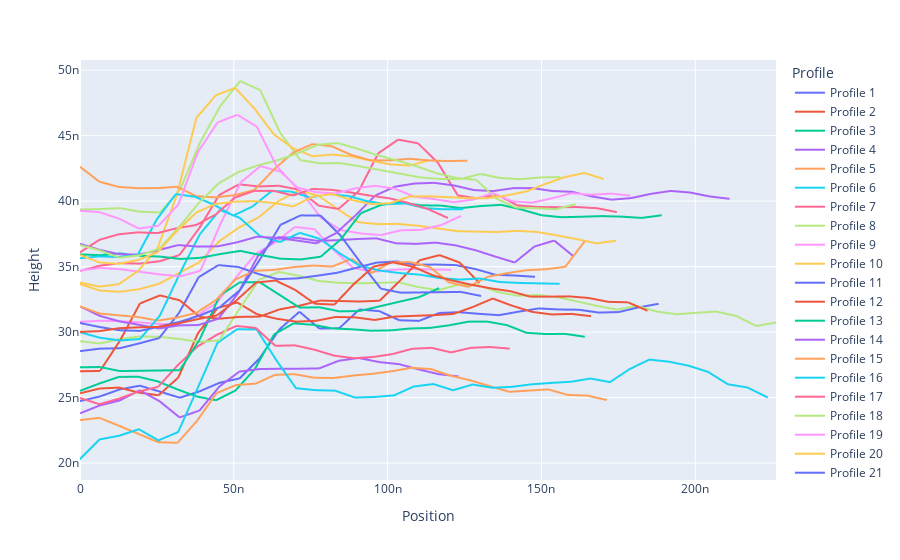

The code cell stored with this chart in its notebook:
### Code cell
data = afm.import_data(r"C:\Users\poeda\OneDrive\Documents\Luo Group\AFM Images\CrsBr MTJ Project\CrSBr MTJ #3 Post.004 average steps.csv")
fig, df = afm.plotly_graph(data)
fig.show()

### Figure 1 — Plotly figure (JSON) as saved in the notebook; plotly's stock layout.template omitted (floating-point values rounded to 4 significant figures)
{"data": [{"hovertemplate": "Profile=Profile 1<br>Position=%{x}<br>Height=%{y}<extra></extra>", "legendgroup": "Profile 1", "line": {"color": "#636efa", "dash": "solid"}, "marker": {"symbol": "circle"}, "mode": "lines", "name": "Profile 1", "showlegend": true, "type": "scattergl", "x": [0.0, 6.485e-09, 1.297e-08, 1.945e-08, 2.594e-08, 3.242e-08, 3.891e-08, 4.539e-08, 5.188e-08, 5.836e-08, 6.485e-08, 7.133e-08, 7.782e-08, 8.43e-08, 9.079e-08, 9.727e-08, 1.038e-07, 1.102e-07, 1.167e-07, 1.232e-07, 1.297e-07, 1.362e-07, 1.427e-07, 1.492e-07, 1.556e-07, 1.621e-07, 1.686e-07, 1.751e-07, 1.816e-07, 1.881e-07, NaN, NaN, NaN, NaN, NaN, NaN], "xaxis": "x", "y": [2.473e-08, 2.509e-08, 2.563e-08, 2.591e-08, 2.546e-08, 2.499e-08, 2.548e-08, 2.614e-08, 2.647e-08, 2.8e-08, 3.022e-08, 3.156e-08, 3.027e-08, 3.03e-08, 3.173e-08, 3.16e-08, 3.091e-08, 3.086e-08, 3.146e-08, 3.152e-08, 3.14e-08, 3.129e-08, 3.157e-08, 3.181e-08, 3.173e-08, 3.171e-08, 3.149e-08, 3.153e-08, 3.189e-08, 3.216e-08, NaN, NaN, NaN, NaN, NaN, NaN], "yaxis": "y"}, {"hovertemplate": "Profile=Profile 2<br>Position=%{x}<br>Height=%{y}<extra></extra>", "legendgroup": "Profile 2", "line": {"color": "#EF553B", "dash": "solid"}, "marker": {"symbol": "circle"}, "mode": "lines", "name": "Profile 2", "showlegend": true, "type": "scattergl", "x": [0.0, 6.388e-09, 1.278e-08, 1.916e-08, 2.555e-08, 3.194e-08, 3.833e-08, 4.472e-08, 5.111e-08, 5.749e-08, 6.388e-08, 7.027e-08, 7.666e-08, 8.305e-08, 8.944e-08, 9.582e-08, 1.022e-07, 1.086e-07, 1.15e-07, 1.214e-07, 1.278e-07, 1.342e-07, 1.405e-07, 1.469e-07, 1.533e-07, 1.597e-07, 1.661e-07, NaN, NaN, NaN, NaN, NaN, NaN, NaN, NaN, NaN], "xaxis": "x", "y": [2.533e-08, 2.57e-08, 2.577e-08, 2.538e-08, 2.518e-08, 2.653e-08, 2.991e-08, 3.184e-08, 3.226e-08, 3.137e-08, 3.102e-08, 3.08e-08, 3.086e-08, 3.115e-08, 3.113e-08, 3.093e-08, 3.119e-08, 3.124e-08, 3.13e-08, 3.139e-08, 3.192e-08, 3.257e-08, 3.201e-08, 3.155e-08, 3.135e-08, 3.139e-08, 3.122e-08, NaN, NaN, NaN, NaN, NaN, NaN, NaN, NaN, NaN], "yaxis": "y"}, {"hovertemplate": "Profile=Profile 3<br>Position=%{x}<br>Height=%{y}<extra></extra>", "legendgroup": "Profile 3", "line": {"color": "#00cc96", "dash": "solid"}, "marker": {"symbol": "circle"}, "mode": "lines", "name": "Profile 3", "showlegend": true, "type": "scattergl", "x": [0.0, 6.31e-09, 1.262e-08, 1.893e-08, 2.524e-08, 3.155e-08, 3.786e-08, 4.417e-08, 5.048e-08, 5.679e-08, 6.31e-08, 6.941e-08, 7.572e-08, 8.203e-08, 8.834e-08, 9.465e-08, 1.01e-07, 1.073e-07, 1.136e-07, 1.199e-07, 1.262e-07, 1.325e-07, 1.388e-07, 1.451e-07, 1.514e-07, 1.577e-07, 1.641e-07, NaN, NaN, NaN, NaN, NaN, NaN, NaN, NaN, NaN], "xaxis": "x", "y": [2.552e-08, 2.608e-08, 2.658e-08, 2.66e-08, 2.624e-08, 2.564e-08, 2.509e-08, 2.48e-08, 2.554e-08, 2.717e-08, 2.983e-08, 3.067e-08, 3.056e-08, 3.028e-08, 3.022e-08, 3.011e-08, 3.013e-08, 3.028e-08, 3.032e-08, 3.052e-08, 3.08e-08, 3.08e-08, 3.053e-08, 2.995e-08, 2.985e-08, 2.987e-08, 2.965e-08, NaN, NaN, NaN, NaN, NaN, NaN, NaN, NaN, NaN], "yaxis": "y"}, {"hovertemplate": "Profile=Profile 4<br>Position=%{x}<br>Height=%{y}<extra></extra>", "legendgroup": "Profile 4", "line": {"color": "#ab63fa", "dash": "solid"}, "marker": {"symbol": "circle"}, "mode": "lines", "name": "Profile 4", "showlegend": true, "type": "scattergl", "x": [0.0, 6.476e-09, 1.295e-08, 1.943e-08, 2.59e-08, 3.238e-08, 3.886e-08, 4.533e-08, 5.181e-08, 5.828e-08, 6.476e-08, 7.124e-08, 7.771e-08, 8.419e-08, 9.066e-08, 9.714e-08, 1.036e-07, 1.101e-07, 1.166e-07, 1.23e-07, NaN, NaN, NaN, NaN, NaN, NaN, NaN, NaN, NaN, NaN, NaN, NaN, NaN, NaN, NaN, NaN], "xaxis": "x", "y": [2.38e-08, 2.441e-08, 2.478e-08, 2.557e-08, 2.472e-08, 2.349e-08, 2.402e-08, 2.586e-08, 2.699e-08, 2.718e-08, 2.72e-08, 2.721e-08, 2.723e-08, 2.782e-08, 2.803e-08, 2.772e-08, 2.756e-08, 2.716e-08, 2.679e-08, 2.662e-08, NaN, NaN, NaN, NaN, NaN, NaN, NaN, NaN, NaN, NaN, NaN, NaN, NaN, NaN, NaN, NaN], "yaxis": "y"}, {"hovertemplate": "Profile=Profile 5<br>Position=%{x}<br>Height=%{y}<extra></extra>", "legendgroup": "Profile 5", "line": {"color": "#FFA15A", "dash": "solid"}, "marker": {"symbol": "circle"}, "mode": "lines", "name": "Profile 5", "showlegend": true, "type": "scattergl", "x": [0.0, 6.341e-09, 1.268e-08, 1.902e-08, 2.536e-08, 3.171e-08, 3.805e-08, 4.439e-08, 5.073e-08, 5.707e-08, 6.341e-08, 6.975e-08, 7.609e-08, 8.243e-08, 8.877e-08, 9.512e-08, 1.015e-07, 1.078e-07, 1.141e-07, 1.205e-07, 1.268e-07, 1.332e-07, 1.395e-07, 1.458e-07, 1.522e-07, 1.585e-07, 1.649e-07, 1.712e-07, NaN, NaN, NaN, NaN, NaN, NaN, NaN, NaN], "xaxis": "x", "y": [2.328e-08, 2.346e-08, 2.285e-08, 2.223e-08, 2.16e-08, 2.155e-08, 2.323e-08, 2.535e-08, 2.596e-08, 2.607e-08, 2.674e-08, 2.679e-08, 2.652e-08, 2.65e-08, 2.669e-08, 2.682e-08, 2.702e-08, 2.728e-08, 2.718e-08, 2.667e-08, 2.633e-08, 2.588e-08, 2.544e-08, 2.554e-08, 2.563e-08, 2.521e-08, 2.516e-08, 2.482e-08, NaN, NaN, NaN, NaN, NaN, NaN, NaN, NaN], "yaxis": "y"}, {"hovertemplate": "Profile=Profile 6<br>Position=%{x}<br>Height=%{y}<extra></extra>", "legendgroup": "Profile 6", "line": {"color": "#19d3f3", "dash": "solid"}, "marker": {"symbol": "circle"}, "mode": "lines", "name": "Profile 6", "showlegend": true, "type": "scattergl", "x": [0.0, 6.381e-09, 1.276e-08, 1.914e-08, 2.552e-08, 3.19e-08, 3.829e-08, 4.467e-08, 5.105e-08, 5.743e-08, 6.381e-08, 7.019e-08, 7.657e-08, 8.295e-08, 8.933e-08, 9.571e-08, 1.021e-07, 1.085e-07, 1.149e-07, 1.212e-07, 1.276e-07, 1.34e-07, 1.404e-07, 1.468e-07, 1.531e-07, 1.595e-07, 1.659e-07, 1.723e-07, 1.787e-07, 1.85e-07, 1.914e-07, 1.978e-07, 2.042e-07, 2.106e-07, 2.17e-07, 2.233e-07], "xaxis": "x", "y": [2.032e-08, 2.181e-08, 2.209e-08, 2.259e-08, 2.174e-08, 2.238e-08, 2.574e-08, 2.918e-08, 3.022e-08, 3.021e-08, 2.786e-08, 2.572e-08, 2.557e-08, 2.553e-08, 2.501e-08, 2.505e-08, 2.517e-08, 2.585e-08, 2.604e-08, 2.557e-08, 2.6e-08, 2.575e-08, 2.583e-08, 2.602e-08, 2.612e-08, 2.621e-08, 2.646e-08, 2.619e-08, 2.718e-08, 2.79e-08, 2.774e-08, 2.744e-08, 2.696e-08, 2.602e-08, 2.577e-08, 2.504e-08], "yaxis": "y"}, {"hovertemplate": "Profile=Profile 7<br>Position=%{x}<br>Height=%{y}<extra></extra>", "legendgroup": "Profile 7", "line": {"color": "#FF6692", "dash": "solid"}, "marker": {"symbol": "circle"}, "mode": "lines", "name": "Profile 7", "showlegend": true, "type": "scattergl", "x": [0.0, 6.35e-09, 1.27e-08, 1.905e-08, 2.54e-08, 3.175e-08, 3.81e-08, 4.445e-08, 5.08e-08, 5.715e-08, 6.35e-08, 6.985e-08, 7.619e-08, 8.254e-08, 8.889e-08, 9.524e-08, 1.016e-07, 1.079e-07, 1.143e-07, 1.206e-07, 1.27e-07, 1.333e-07, 1.397e-07, NaN, NaN, NaN, NaN, NaN, NaN, NaN, NaN, NaN, NaN, NaN, NaN, NaN], "xaxis": "x", "y": [2.497e-08, 2.45e-08, 2.493e-08, 2.546e-08, 2.583e-08, 2.747e-08, 2.889e-08, 2.979e-08, 3.047e-08, 3.032e-08, 2.895e-08, 2.899e-08, 2.866e-08, 2.821e-08, 2.801e-08, 2.81e-08, 2.833e-08, 2.873e-08, 2.88e-08, 2.845e-08, 2.88e-08, 2.887e-08, 2.874e-08, NaN, NaN, NaN, NaN, NaN, NaN, NaN, NaN, NaN, NaN, NaN, NaN, NaN], "yaxis": "y"}, {"hovertemplate": "Profile=Profile 8<br>Position=%{x}<br>Height=%{y}<extra></extra>", "legendgroup": "Profile 8", "line": {"color": "#B6E880", "dash": "solid"}, "marker": {"symbol": "circle"}, "mode": "lines", "name": "Profile 8", "showlegend": true, "type": "scattergl", "x": [0.0, 6.464e-09, 1.293e-08, 1.939e-08, 2.586e-08, 3.232e-08, 3.878e-08, 4.525e-08, 5.171e-08, 5.817e-08, 6.464e-08, 7.11e-08, 7.757e-08, 8.403e-08, 9.049e-08, 9.696e-08, 1.034e-07, 1.099e-07, 1.163e-07, 1.228e-07, 1.293e-07, 1.357e-07, 1.422e-07, 1.487e-07, 1.551e-07, 1.616e-07, 1.681e-07, 1.745e-07, 1.81e-07, 1.874e-07, 1.939e-07, 2.004e-07, 2.068e-07, 2.133e-07, 2.198e-07, 2.262e-07], "xaxis": "x", "y": [2.931e-08, 2.913e-08, 2.947e-08, 2.967e-08, 2.964e-08, 2.948e-08, 2.925e-08, 2.937e-08, 3.171e-08, 3.4e-08, 3.46e-08, 3.43e-08, 3.391e-08, 3.377e-08, 3.373e-08, 3.376e-08, 3.381e-08, 3.345e-08, 3.319e-08, 3.361e-08, 3.358e-08, 3.306e-08, 3.278e-08, 3.283e-08, 3.267e-08, 3.235e-08, 3.2e-08, 3.172e-08, 3.201e-08, 3.157e-08, 3.136e-08, 3.148e-08, 3.157e-08, 3.123e-08, 3.047e-08, 3.073e-08], "yaxis": "y"}, {"hovertemplate": "Profile=Profile 9<br>Position=%{x}<br>Height=%{y}<extra></extra>", "legendgroup": "Profile 9", "line": {"color": "#FF97FF", "dash": "solid"}, "marker": {"symbol": "circle"}, "mode": "lines", "name": "Profile 9", "showlegend": true, "type": "scattergl", "x": [0.0, 6.349e-09, 1.27e-08, 1.905e-08, 2.54e-08, 3.174e-08, 3.809e-08, 4.444e-08, 5.079e-08, 5.714e-08, 6.349e-08, 6.984e-08, 7.619e-08, 8.253e-08, 8.888e-08, 9.523e-08, 1.016e-07, 1.079e-07, 1.143e-07, 1.206e-07, NaN, NaN, NaN, NaN, NaN, NaN, NaN, NaN, NaN, NaN, NaN, NaN, NaN, NaN, NaN, NaN], "xaxis": "x", "y": [3.079e-08, 3.087e-08, 3.084e-08, 3.075e-08, 3.063e-08, 3.06e-08, 3.128e-08, 3.223e-08, 3.42e-08, 3.598e-08, 3.686e-08, 3.803e-08, 3.786e-08, 3.625e-08, 3.489e-08, 3.46e-08, 3.476e-08, 3.482e-08, 3.479e-08, 3.476e-08, NaN, NaN, NaN, NaN, NaN, NaN, NaN, NaN, NaN, NaN, NaN, NaN, NaN, NaN, NaN, NaN], "yaxis": "y"}, {"hovertemplate": "Profile=Profile 10<br>Position=%{x}<br>Height=%{y}<extra></extra>", "legendgroup": "Profile 10", "line": {"color": "#FECB52", "dash": "solid"}, "marker": {"symbol": "circle"}, "mode": "lines", "name": "Profile 10", "showlegend": true, "type": "scattergl", "x": [0.0, 6.454e-09, 1.291e-08, 1.936e-08, 2.582e-08, 3.227e-08, 3.872e-08, 4.518e-08, 5.163e-08, 5.808e-08, 6.454e-08, 7.099e-08, 7.745e-08, 8.39e-08, 9.035e-08, 9.681e-08, 1.033e-07, 1.097e-07, 1.162e-07, 1.226e-07, 1.291e-07, 1.355e-07, 1.42e-07, 1.484e-07, 1.549e-07, 1.613e-07, 1.678e-07, 1.743e-07, NaN, NaN, NaN, NaN, NaN, NaN, NaN, NaN], "xaxis": "x", "y": [3.367e-08, 3.317e-08, 3.308e-08, 3.328e-08, 3.37e-08, 3.452e-08, 3.532e-08, 3.692e-08, 3.798e-08, 3.876e-08, 4.001e-08, 4.081e-08, 4.043e-08, 3.936e-08, 3.839e-08, 3.825e-08, 3.826e-08, 3.813e-08, 3.792e-08, 3.771e-08, 3.767e-08, 3.764e-08, 3.773e-08, 3.765e-08, 3.739e-08, 3.711e-08, 3.678e-08, 3.698e-08, NaN, NaN, NaN, NaN, NaN, NaN, NaN, NaN], "yaxis": "y"}, {"hovertemplate": "Profile=Profile 11<br>Position=%{x}<br>Height=%{y}<extra></extra>", "legendgroup": "Profile 11", "line": {"color": "#636efa", "dash": "solid"}, "marker": {"symbol": "circle"}, "mode": "lines", "name": "Profile 11", "showlegend": true, "type": "scattergl", "x": [0.0, 6.43e-09, 1.286e-08, 1.929e-08, 2.572e-08, 3.215e-08, 3.858e-08, 4.501e-08, 5.144e-08, 5.787e-08, 6.43e-08, 7.073e-08, 7.715e-08, 8.358e-08, 9.001e-08, 9.644e-08, 1.029e-07, 1.093e-07, 1.157e-07, 1.222e-07, 1.286e-07, 1.35e-07, 1.415e-07, 1.479e-07, NaN, NaN, NaN, NaN, NaN, NaN, NaN, NaN, NaN, NaN, NaN, NaN], "xaxis": "x", "y": [2.855e-08, 2.874e-08, 2.877e-08, 2.914e-08, 2.954e-08, 3.145e-08, 3.42e-08, 3.512e-08, 3.497e-08, 3.445e-08, 3.404e-08, 3.411e-08, 3.431e-08, 3.453e-08, 3.492e-08, 3.531e-08, 3.54e-08, 3.514e-08, 3.516e-08, 3.512e-08, 3.481e-08, 3.438e-08, 3.432e-08, 3.422e-08, NaN, NaN, NaN, NaN, NaN, NaN, NaN, NaN, NaN, NaN, NaN, NaN], "yaxis": "y"}, {"hovertemplate": "Profile=Profile 12<br>Position=%{x}<br>Height=%{y}<extra></extra>", "legendgroup": "Profile 12", "line": {"color": "#EF553B", "dash": "solid"}, "marker": {"symbol": "circle"}, "mode": "lines", "name": "Profile 12", "showlegend": true, "type": "scattergl", "x": [0.0, 6.493e-09, 1.299e-08, 1.948e-08, 2.597e-08, 3.247e-08, 3.896e-08, 4.545e-08, 5.194e-08, 5.844e-08, 6.493e-08, 7.142e-08, 7.792e-08, 8.441e-08, 9.09e-08, 9.74e-08, 1.039e-07, 1.104e-07, 1.169e-07, 1.234e-07, 1.299e-07, NaN, NaN, NaN, NaN, NaN, NaN, NaN, NaN, NaN, NaN, NaN, NaN, NaN, NaN, NaN], "xaxis": "x", "y": [2.701e-08, 2.704e-08, 2.935e-08, 3.219e-08, 3.28e-08, 3.243e-08, 3.116e-08, 3.103e-08, 3.117e-08, 3.119e-08, 3.174e-08, 3.202e-08, 3.24e-08, 3.237e-08, 3.234e-08, 3.239e-08, 3.39e-08, 3.549e-08, 3.588e-08, 3.532e-08, 3.374e-08, NaN, NaN, NaN, NaN, NaN, NaN, NaN, NaN, NaN, NaN, NaN, NaN, NaN, NaN, NaN], "yaxis": "y"}, {"hovertemplate": "Profile=Profile 13<br>Position=%{x}<br>Height=%{y}<extra></extra>", "legendgroup": "Profile 13", "line": {"color": "#00cc96", "dash": "solid"}, "marker": {"symbol": "circle"}, "mode": "lines", "name": "Profile 13", "showlegend": true, "type": "scattergl", "x": [0.0, 6.485e-09, 1.297e-08, 1.945e-08, 2.594e-08, 3.242e-08, 3.891e-08, 4.539e-08, 5.188e-08, 5.836e-08, 6.485e-08, 7.133e-08, 7.782e-08, 8.43e-08, 9.079e-08, 9.727e-08, 1.038e-07, 1.102e-07, 1.167e-07, NaN, NaN, NaN, NaN, NaN, NaN, NaN, NaN, NaN, NaN, NaN, NaN, NaN, NaN, NaN, NaN, NaN], "xaxis": "x", "y": [2.731e-08, 2.734e-08, 2.703e-08, 2.705e-08, 2.707e-08, 2.71e-08, 2.944e-08, 3.278e-08, 3.38e-08, 3.382e-08, 3.285e-08, 3.187e-08, 3.19e-08, 3.159e-08, 3.161e-08, 3.196e-08, 3.232e-08, 3.267e-08, 3.336e-08, NaN, NaN, NaN, NaN, NaN, NaN, NaN, NaN, NaN, NaN, NaN, NaN, NaN, NaN, NaN, NaN, NaN], "yaxis": "y"}, {"hovertemplate": "Profile=Profile 14<br>Position=%{x}<br>Height=%{y}<extra></extra>", "legendgroup": "Profile 14", "line": {"color": "#ab63fa", "dash": "solid"}, "marker": {"symbol": "circle"}, "mode": "lines", "name": "Profile 14", "showlegend": true, "type": "scattergl", "x": [0.0, 6.422e-09, 1.284e-08, 1.927e-08, 2.569e-08, 3.211e-08, 3.853e-08, 4.496e-08, 5.138e-08, 5.78e-08, 6.422e-08, 7.065e-08, 7.707e-08, 8.349e-08, 8.991e-08, 9.634e-08, 1.028e-07, 1.092e-07, 1.156e-07, 1.22e-07, 1.284e-07, 1.349e-07, 1.413e-07, 1.477e-07, 1.541e-07, 1.606e-07, NaN, NaN, NaN, NaN, NaN, NaN, NaN, NaN, NaN, NaN], "xaxis": "x", "y": [3.197e-08, 3.124e-08, 3.082e-08, 3.055e-08, 3.028e-08, 3.051e-08, 3.054e-08, 3.102e-08, 3.296e-08, 3.58e-08, 3.725e-08, 3.719e-08, 3.697e-08, 3.702e-08, 3.711e-08, 3.716e-08, 3.678e-08, 3.674e-08, 3.683e-08, 3.663e-08, 3.626e-08, 3.578e-08, 3.531e-08, 3.653e-08, 3.699e-08, 3.576e-08, NaN, NaN, NaN, NaN, NaN, NaN, NaN, NaN, NaN, NaN], "yaxis": "y"}, {"hovertemplate": "Profile=Profile 15<br>Position=%{x}<br>Height=%{y}<extra></extra>", "legendgroup": "Profile 15", "line": {"color": "#FFA15A", "dash": "solid"}, "marker": {"symbol": "circle"}, "mode": "lines", "name": "Profile 15", "showlegend": true, "type": "scattergl", "x": [0.0, 6.31e-09, 1.262e-08, 1.893e-08, 2.524e-08, 3.155e-08, 3.786e-08, 4.417e-08, 5.048e-08, 5.679e-08, 6.31e-08, 6.941e-08, 7.572e-08, 8.203e-08, 8.834e-08, 9.465e-08, 1.01e-07, 1.073e-07, 1.136e-07, 1.199e-07, 1.262e-07, 1.325e-07, 1.388e-07, 1.451e-07, 1.514e-07, 1.577e-07, 1.641e-07, NaN, NaN, NaN, NaN, NaN, NaN, NaN, NaN, NaN], "xaxis": "x", "y": [3.197e-08, 3.142e-08, 3.128e-08, 3.115e-08, 3.088e-08, 3.111e-08, 3.147e-08, 3.244e-08, 3.401e-08, 3.468e-08, 3.475e-08, 3.496e-08, 3.508e-08, 3.501e-08, 3.56e-08, 3.449e-08, 3.533e-08, 3.535e-08, 3.499e-08, 3.38e-08, 3.345e-08, 3.422e-08, 3.45e-08, 3.473e-08, 3.48e-08, 3.499e-08, 3.694e-08, NaN, NaN, NaN, NaN, NaN, NaN, NaN, NaN, NaN], "yaxis": "y"}, {"hovertemplate": "Profile=Profile 16<br>Position=%{x}<br>Height=%{y}<extra></extra>", "legendgroup": "Profile 16", "line": {"color": "#19d3f3", "dash": "solid"}, "marker": {"symbol": "circle"}, "mode": "lines", "name": "Profile 16", "showlegend": true, "type": "scattergl", "x": [0.0, 6.496e-09, 1.299e-08, 1.949e-08, 2.598e-08, 3.248e-08, 3.898e-08, 4.547e-08, 5.197e-08, 5.847e-08, 6.496e-08, 7.146e-08, 7.795e-08, 8.445e-08, 9.095e-08, 9.744e-08, 1.039e-07, 1.104e-07, 1.169e-07, 1.234e-07, 1.299e-07, 1.364e-07, 1.429e-07, 1.494e-07, 1.559e-07, NaN, NaN, NaN, NaN, NaN, NaN, NaN, NaN, NaN, NaN, NaN], "xaxis": "x", "y": [2.999e-08, 2.957e-08, 2.937e-08, 2.947e-08, 3.127e-08, 3.449e-08, 3.748e-08, 3.932e-08, 3.871e-08, 3.735e-08, 3.688e-08, 3.758e-08, 3.712e-08, 3.601e-08, 3.507e-08, 3.47e-08, 3.451e-08, 3.439e-08, 3.413e-08, 3.401e-08, 3.409e-08, 3.383e-08, 3.375e-08, 3.372e-08, 3.369e-08, NaN, NaN, NaN, NaN, NaN, NaN, NaN, NaN, NaN, NaN, NaN], "yaxis": "y"}, {"hovertemplate": "Profile=Profile 17<br>Position=%{x}<br>Height=%{y}<extra></extra>", "legendgroup": "Profile 17", "line": {"color": "#FF6692", "dash": "solid"}, "marker": {"symbol": "circle"}, "mode": "lines", "name": "Profile 17", "showlegend": true, "type": "scattergl", "x": [0.0, 6.463e-09, 1.293e-08, 1.939e-08, 2.585e-08, 3.231e-08, 3.878e-08, 4.524e-08, 5.17e-08, 5.816e-08, 6.463e-08, 7.109e-08, 7.755e-08, 8.402e-08, 9.048e-08, 9.694e-08, 1.034e-07, 1.099e-07, 1.163e-07, 1.228e-07, 1.293e-07, 1.357e-07, 1.422e-07, 1.486e-07, 1.551e-07, 1.616e-07, 1.68e-07, 1.745e-07, NaN, NaN, NaN, NaN, NaN, NaN, NaN, NaN], "xaxis": "x", "y": [3.466e-08, 3.507e-08, 3.526e-08, 3.523e-08, 3.541e-08, 3.589e-08, 3.793e-08, 4.047e-08, 4.128e-08, 4.112e-08, 4.118e-08, 4.088e-08, 3.966e-08, 3.94e-08, 4.072e-08, 4.365e-08, 4.469e-08, 4.442e-08, 4.293e-08, 4.044e-08, 4.02e-08, 4.048e-08, 3.967e-08, 3.956e-08, 3.953e-08, 3.955e-08, 3.946e-08, 3.916e-08, NaN, NaN, NaN, NaN, NaN, NaN, NaN, NaN], "yaxis": "y"}, {"hovertemplate": "Profile=Profile 18<br>Position=%{x}<br>Height=%{y}<extra></extra>", "legendgroup": "Profile 18", "line": {"color": "#B6E880", "dash": "solid"}, "marker": {"symbol": "circle"}, "mode": "lines", "name": "Profile 18", "showlegend": true, "type": "scattergl", "x": [0.0, 6.507e-09, 1.301e-08, 1.952e-08, 2.603e-08, 3.254e-08, 3.904e-08, 4.555e-08, 5.206e-08, 5.857e-08, 6.507e-08, 7.158e-08, 7.809e-08, 8.46e-08, 9.11e-08, 9.761e-08, 1.041e-07, 1.106e-07, 1.171e-07, 1.236e-07, 1.301e-07, 1.367e-07, 1.432e-07, 1.497e-07, 1.562e-07, NaN, NaN, NaN, NaN, NaN, NaN, NaN, NaN, NaN, NaN, NaN], "xaxis": "x", "y": [3.937e-08, 3.939e-08, 3.947e-08, 3.919e-08, 3.913e-08, 4.089e-08, 4.448e-08, 4.724e-08, 4.917e-08, 4.847e-08, 4.521e-08, 4.314e-08, 4.288e-08, 4.291e-08, 4.265e-08, 4.237e-08, 4.209e-08, 4.181e-08, 4.169e-08, 4.169e-08, 4.207e-08, 4.176e-08, 4.168e-08, 4.181e-08, 4.183e-08, NaN, NaN, NaN, NaN, NaN, NaN, NaN, NaN, NaN, NaN, NaN], "yaxis": "y"}, {"hovertemplate": "Profile=Profile 19<br>Position=%{x}<br>Height=%{y}<extra></extra>", "legendgroup": "Profile 19", "line": {"color": "#FF97FF", "dash": "solid"}, "marker": {"symbol": "circle"}, "mode": "lines", "name": "Profile 19", "showlegend": true, "type": "scattergl", "x": [0.0, 6.521e-09, 1.304e-08, 1.956e-08, 2.608e-08, 3.26e-08, 3.912e-08, 4.565e-08, 5.217e-08, 5.869e-08, 6.521e-08, 7.173e-08, 7.825e-08, 8.477e-08, 9.129e-08, 9.781e-08, 1.043e-07, 1.109e-07, 1.174e-07, 1.239e-07, NaN, NaN, NaN, NaN, NaN, NaN, NaN, NaN, NaN, NaN, NaN, NaN, NaN, NaN, NaN, NaN], "xaxis": "x", "y": [3.47e-08, 3.49e-08, 3.481e-08, 3.46e-08, 3.44e-08, 3.426e-08, 3.468e-08, 3.825e-08, 4.141e-08, 4.267e-08, 4.224e-08, 4.08e-08, 3.874e-08, 3.779e-08, 3.753e-08, 3.741e-08, 3.777e-08, 3.781e-08, 3.818e-08, 3.887e-08, NaN, NaN, NaN, NaN, NaN, NaN, NaN, NaN, NaN, NaN, NaN, NaN, NaN, NaN, NaN, NaN], "yaxis": "y"}, {"hovertemplate": "Profile=Profile 20<br>Position=%{x}<br>Height=%{y}<extra></extra>", "legendgroup": "Profile 20", "line": {"color": "#FECB52", "dash": "solid"}, "marker": {"symbol": "circle"}, "mode": "lines", "name": "Profile 20", "showlegend": true, "type": "scattergl", "x": [0.0, 6.302e-09, 1.26e-08, 1.891e-08, 2.521e-08, 3.151e-08, 3.781e-08, 4.412e-08, 5.042e-08, 5.672e-08, 6.302e-08, 6.932e-08, 7.563e-08, 8.193e-08, 8.823e-08, 9.453e-08, 1.008e-07, 1.071e-07, 1.134e-07, NaN, NaN, NaN, NaN, NaN, NaN, NaN, NaN, NaN, NaN, NaN, NaN, NaN, NaN, NaN, NaN, NaN], "xaxis": "x", "y": [3.379e-08, 3.348e-08, 3.366e-08, 3.468e-08, 3.641e-08, 4.049e-08, 4.634e-08, 4.808e-08, 4.865e-08, 4.706e-08, 4.509e-08, 4.403e-08, 4.342e-08, 4.356e-08, 4.341e-08, 4.309e-08, 4.28e-08, 4.271e-08, 4.312e-08, NaN, NaN, NaN, NaN, NaN, NaN, NaN, NaN, NaN, NaN, NaN, NaN, NaN, NaN, NaN, NaN, NaN], "yaxis": "y"}, {"hovertemplate": "Profile=Profile 21<br>Position=%{x}<br>Height=%{y}<extra></extra>", "legendgroup": "Profile 21", "line": {"color": "#636efa", "dash": "solid"}, "marker": {"symbol": "circle"}, "mode": "lines", "name": "Profile 21", "showlegend": true, "type": "scattergl", "x": [0.0, 6.517e-09, 1.303e-08, 1.955e-08, 2.607e-08, 3.259e-08, 3.91e-08, 4.562e-08, 5.214e-08, 5.866e-08, 6.517e-08, 7.169e-08, 7.821e-08, 8.473e-08, 9.124e-08, 9.776e-08, 1.043e-07, 1.108e-07, 1.173e-07, 1.238e-07, 1.303e-07, NaN, NaN, NaN, NaN, NaN, NaN, NaN, NaN, NaN, NaN, NaN, NaN, NaN, NaN, NaN], "xaxis": "x", "y": [3.07e-08, 3.038e-08, 3.014e-08, 3.009e-08, 3.044e-08, 3.08e-08, 3.128e-08, 3.193e-08, 3.325e-08, 3.562e-08, 3.819e-08, 3.891e-08, 3.89e-08, 3.736e-08, 3.529e-08, 3.332e-08, 3.301e-08, 3.303e-08, 3.305e-08, 3.307e-08, 3.276e-08, NaN, NaN, NaN, NaN, NaN, NaN, NaN, NaN, NaN, NaN, NaN, NaN, NaN, NaN, NaN], "yaxis": "y"}, {"hovertemplate": "Profile=Profile 22<br>Position=%{x}<br>Height=%{y}<extra></extra>", "legendgroup": "Profile 22", "line": {"color": "#EF553B", "dash": "solid"}, "marker": {"symbol": "circle"}, "mode": "lines", "name": "Profile 22", "showlegend": true, "type": "scattergl", "x": [0.0, 6.36e-09, 1.272e-08, 1.908e-08, 2.544e-08, 3.18e-08, 3.816e-08, 4.452e-08, 5.088e-08, 5.724e-08, 6.36e-08, 6.996e-08, 7.632e-08, 8.269e-08, 8.905e-08, 9.541e-08, 1.018e-07, 1.081e-07, 1.145e-07, 1.208e-07, 1.272e-07, 1.336e-07, 1.399e-07, 1.463e-07, 1.526e-07, 1.59e-07, 1.654e-07, 1.717e-07, 1.781e-07, 1.845e-07, NaN, NaN, NaN, NaN, NaN, NaN], "xaxis": "x", "y": [3.002e-08, 3.008e-08, 3.03e-08, 3.037e-08, 3.04e-08, 3.066e-08, 3.099e-08, 3.128e-08, 3.243e-08, 3.379e-08, 3.394e-08, 3.322e-08, 3.217e-08, 3.21e-08, 3.368e-08, 3.5e-08, 3.533e-08, 3.501e-08, 3.436e-08, 3.395e-08, 3.362e-08, 3.334e-08, 3.312e-08, 3.271e-08, 3.271e-08, 3.273e-08, 3.26e-08, 3.231e-08, 3.228e-08, 3.163e-08, NaN, NaN, NaN, NaN, NaN, NaN], "yaxis": "y"}, {"hovertemplate": "Profile=Profile 23<br>Position=%{x}<br>Height=%{y}<extra></extra>", "legendgroup": "Profile 23", "line": {"color": "#00cc96", "dash": "solid"}, "marker": {"symbol": "circle"}, "mode": "lines", "name": "Profile 23", "showlegend": true, "type": "scattergl", "x": [0.0, 6.52e-09, 1.304e-08, 1.956e-08, 2.608e-08, 3.26e-08, 3.912e-08, 4.564e-08, 5.216e-08, 5.868e-08, 6.52e-08, 7.172e-08, 7.824e-08, 8.475e-08, 9.127e-08, 9.779e-08, 1.043e-07, 1.108e-07, 1.174e-07, 1.239e-07, 1.304e-07, 1.369e-07, 1.434e-07, 1.5e-07, 1.565e-07, 1.63e-07, 1.695e-07, 1.76e-07, 1.825e-07, 1.891e-07, NaN, NaN, NaN, NaN, NaN, NaN], "xaxis": "x", "y": [3.593e-08, 3.587e-08, 3.601e-08, 3.582e-08, 3.577e-08, 3.558e-08, 3.567e-08, 3.596e-08, 3.62e-08, 3.588e-08, 3.561e-08, 3.555e-08, 3.576e-08, 3.708e-08, 3.908e-08, 3.971e-08, 3.991e-08, 3.968e-08, 3.966e-08, 3.947e-08, 3.963e-08, 3.971e-08, 3.936e-08, 3.892e-08, 3.877e-08, 3.881e-08, 3.886e-08, 3.882e-08, 3.872e-08, 3.892e-08, NaN, NaN, NaN, NaN, NaN, NaN], "yaxis": "y"}, {"hovertemplate": "Profile=Profile 24<br>Position=%{x}<br>Height=%{y}<extra></extra>", "legendgroup": "Profile 24", "line": {"color": "#ab63fa", "dash": "solid"}, "marker": {"symbol": "circle"}, "mode": "lines", "name": "Profile 24", "showlegend": true, "type": "scattergl", "x": [0.0, 6.398e-09, 1.28e-08, 1.919e-08, 2.559e-08, 3.199e-08, 3.839e-08, 4.479e-08, 5.118e-08, 5.758e-08, 6.398e-08, 7.038e-08, 7.678e-08, 8.317e-08, 8.957e-08, 9.597e-08, 1.024e-07, 1.088e-07, 1.152e-07, 1.216e-07, 1.28e-07, 1.344e-07, 1.408e-07, 1.472e-07, 1.536e-07, 1.6e-07, 1.663e-07, 1.727e-07, 1.791e-07, 1.855e-07, 1.919e-07, 1.983e-07, 2.047e-07, 2.111e-07, NaN, NaN], "xaxis": "x", "y": [3.674e-08, 3.628e-08, 3.594e-08, 3.592e-08, 3.627e-08, 3.665e-08, 3.653e-08, 3.655e-08, 3.686e-08, 3.729e-08, 3.719e-08, 3.7e-08, 3.678e-08, 3.754e-08, 3.892e-08, 4.043e-08, 4.11e-08, 4.134e-08, 4.14e-08, 4.12e-08, 4.085e-08, 4.077e-08, 4.099e-08, 4.099e-08, 4.077e-08, 4.071e-08, 4.036e-08, 4.011e-08, 4.023e-08, 4.055e-08, 4.078e-08, 4.066e-08, 4.036e-08, 4.018e-08, NaN, NaN], "yaxis": "y"}, {"hovertemplate": "Profile=Profile 25<br>Position=%{x}<br>Height=%{y}<extra></extra>", "legendgroup": "Profile 25", "line": {"color": "#FFA15A", "dash": "solid"}, "marker": {"symbol": "circle"}, "mode": "lines", "name": "Profile 25", "showlegend": true, "type": "scattergl", "x": [0.0, 6.296e-09, 1.259e-08, 1.889e-08, 2.518e-08, 3.148e-08, 3.777e-08, 4.407e-08, 5.037e-08, 5.666e-08, 6.296e-08, 6.925e-08, 7.555e-08, 8.185e-08, 8.814e-08, 9.444e-08, 1.007e-07, 1.07e-07, 1.133e-07, 1.196e-07, 1.259e-07, NaN, NaN, NaN, NaN, NaN, NaN, NaN, NaN, NaN, NaN, NaN, NaN, NaN, NaN, NaN], "xaxis": "x", "y": [4.262e-08, 4.148e-08, 4.108e-08, 4.099e-08, 4.099e-08, 4.11e-08, 4.038e-08, 4.029e-08, 4.046e-08, 4.085e-08, 4.24e-08, 4.371e-08, 4.435e-08, 4.419e-08, 4.353e-08, 4.312e-08, 4.311e-08, 4.323e-08, 4.311e-08, 4.306e-08, 4.309e-08, NaN, NaN, NaN, NaN, NaN, NaN, NaN, NaN, NaN, NaN, NaN, NaN, NaN, NaN, NaN], "yaxis": "y"}, {"hovertemplate": "Profile=Profile 26<br>Position=%{x}<br>Height=%{y}<extra></extra>", "legendgroup": "Profile 26", "line": {"color": "#19d3f3", "dash": "solid"}, "marker": {"symbol": "circle"}, "mode": "lines", "name": "Profile 26", "showlegend": true, "type": "scattergl", "x": [0.0, 6.229e-09, 1.246e-08, 1.869e-08, 2.491e-08, 3.114e-08, 3.737e-08, 4.36e-08, 4.983e-08, 5.606e-08, 6.229e-08, 6.851e-08, 7.474e-08, 8.097e-08, 8.72e-08, 9.343e-08, 9.966e-08, 1.059e-07, 1.121e-07, 1.183e-07, 1.246e-07, NaN, NaN, NaN, NaN, NaN, NaN, NaN, NaN, NaN, NaN, NaN, NaN, NaN, NaN, NaN], "xaxis": "x", "y": [3.564e-08, 3.578e-08, 3.573e-08, 3.587e-08, 3.859e-08, 4.053e-08, 4.033e-08, 3.972e-08, 3.889e-08, 3.959e-08, 4.077e-08, 4.074e-08, 4.028e-08, 4.053e-08, 4.04e-08, 3.999e-08, 3.977e-08, 3.982e-08, 3.946e-08, 3.937e-08, 3.938e-08, NaN, NaN, NaN, NaN, NaN, NaN, NaN, NaN, NaN, NaN, NaN, NaN, NaN, NaN, NaN], "yaxis": "y"}, {"hovertemplate": "Profile=Profile 27<br>Position=%{x}<br>Height=%{y}<extra></extra>", "legendgroup": "Profile 27", "line": {"color": "#FF6692", "dash": "solid"}, "marker": {"symbol": "circle"}, "mode": "lines", "name": "Profile 27", "showlegend": true, "type": "scattergl", "x": [0.0, 6.294e-09, 1.259e-08, 1.888e-08, 2.517e-08, 3.147e-08, 3.776e-08, 4.405e-08, 5.035e-08, 5.664e-08, 6.294e-08, 6.923e-08, 7.552e-08, 8.182e-08, 8.811e-08, 9.44e-08, 1.007e-07, 1.07e-07, 1.133e-07, 1.196e-07, NaN, NaN, NaN, NaN, NaN, NaN, NaN, NaN, NaN, NaN, NaN, NaN, NaN, NaN, NaN, NaN], "xaxis": "x", "y": [3.609e-08, 3.704e-08, 3.747e-08, 3.761e-08, 3.756e-08, 3.793e-08, 3.817e-08, 3.897e-08, 4.027e-08, 4.079e-08, 4.078e-08, 4.043e-08, 4.093e-08, 4.086e-08, 4.066e-08, 4.042e-08, 4.021e-08, 3.984e-08, 3.938e-08, 3.871e-08, NaN, NaN, NaN, NaN, NaN, NaN, NaN, NaN, NaN, NaN, NaN, NaN, NaN, NaN, NaN, NaN], "yaxis": "y"}, {"hovertemplate": "Profile=Profile 28<br>Position=%{x}<br>Height=%{y}<extra></extra>", "legendgroup": "Profile 28", "line": {"color": "#B6E880", "dash": "solid"}, "marker": {"symbol": "circle"}, "mode": "lines", "name": "Profile 28", "showlegend": true, "type": "scattergl", "x": [0.0, 6.443e-09, 1.289e-08, 1.933e-08, 2.577e-08, 3.222e-08, 3.866e-08, 4.51e-08, 5.155e-08, 5.799e-08, 6.443e-08, 7.088e-08, 7.732e-08, 8.376e-08, 9.021e-08, 9.665e-08, 1.031e-07, 1.095e-07, 1.16e-07, 1.224e-07, 1.289e-07, 1.353e-07, 1.418e-07, 1.482e-07, 1.546e-07, 1.611e-07, NaN, NaN, NaN, NaN, NaN, NaN, NaN, NaN, NaN, NaN], "xaxis": "x", "y": [3.665e-08, 3.624e-08, 3.568e-08, 3.586e-08, 3.637e-08, 3.802e-08, 3.988e-08, 4.136e-08, 4.223e-08, 4.274e-08, 4.313e-08, 4.366e-08, 4.43e-08, 4.443e-08, 4.4e-08, 4.35e-08, 4.311e-08, 4.265e-08, 4.212e-08, 4.177e-08, 4.162e-08, 4.019e-08, 3.95e-08, 3.947e-08, 3.938e-08, 3.975e-08, NaN, NaN, NaN, NaN, NaN, NaN, NaN, NaN, NaN, NaN], "yaxis": "y"}, {"hovertemplate": "Profile=Profile 29<br>Position=%{x}<br>Height=%{y}<extra></extra>", "legendgroup": "Profile 29", "line": {"color": "#FF97FF", "dash": "solid"}, "marker": {"symbol": "circle"}, "mode": "lines", "name": "Profile 29", "showlegend": true, "type": "scattergl", "x": [0.0, 6.389e-09, 1.278e-08, 1.917e-08, 2.556e-08, 3.195e-08, 3.833e-08, 4.472e-08, 5.111e-08, 5.75e-08, 6.389e-08, 7.028e-08, 7.667e-08, 8.306e-08, 8.945e-08, 9.584e-08, 1.022e-07, 1.086e-07, 1.15e-07, 1.214e-07, 1.278e-07, 1.342e-07, 1.406e-07, 1.47e-07, 1.533e-07, 1.597e-07, 1.661e-07, 1.725e-07, 1.789e-07, NaN, NaN, NaN, NaN, NaN, NaN, NaN], "xaxis": "x", "y": [3.926e-08, 3.916e-08, 3.866e-08, 3.79e-08, 3.813e-08, 3.974e-08, 4.375e-08, 4.601e-08, 4.659e-08, 4.568e-08, 4.267e-08, 4.105e-08, 4.068e-08, 4.059e-08, 4.098e-08, 4.117e-08, 4.096e-08, 4.034e-08, 4.016e-08, 3.992e-08, 4.011e-08, 4.062e-08, 3.998e-08, 3.988e-08, 4.021e-08, 4.06e-08, 4.049e-08, 4.057e-08, 4.042e-08, NaN, NaN, NaN, NaN, NaN, NaN, NaN], "yaxis": "y"}, {"hovertemplate": "Profile=Profile 30<br>Position=%{x}<br>Height=%{y}<extra></extra>", "legendgroup": "Profile 30", "line": {"color": "#FECB52", "dash": "solid"}, "marker": {"symbol": "circle"}, "mode": "lines", "name": "Profile 30", "showlegend": true, "type": "scattergl", "x": [0.0, 6.305e-09, 1.261e-08, 1.891e-08, 2.522e-08, 3.152e-08, 3.783e-08, 4.413e-08, 5.044e-08, 5.674e-08, 6.305e-08, 6.935e-08, 7.565e-08, 8.196e-08, 8.826e-08, 9.457e-08, 1.009e-07, 1.072e-07, 1.135e-07, 1.198e-07, 1.261e-07, 1.324e-07, 1.387e-07, 1.45e-07, 1.513e-07, 1.576e-07, 1.639e-07, 1.702e-07, NaN, NaN, NaN, NaN, NaN, NaN, NaN, NaN], "xaxis": "x", "y": [3.59e-08, 3.532e-08, 3.521e-08, 3.551e-08, 3.61e-08, 3.773e-08, 3.913e-08, 3.979e-08, 3.996e-08, 4e-08, 3.986e-08, 3.96e-08, 4.035e-08, 4.054e-08, 4.009e-08, 3.978e-08, 3.984e-08, 4.036e-08, 4.037e-08, 4.03e-08, 4.023e-08, 4.023e-08, 4.043e-08, 4.074e-08, 4.132e-08, 4.184e-08, 4.215e-08, 4.169e-08, NaN, NaN, NaN, NaN, NaN, NaN, NaN, NaN], "yaxis": "y"}], "layout": {"legend": {"title": {"text": "Profile"}, "tracegroupgap": 0}, "margin": {"t": 60}, "xaxis": {"anchor": "y", "domain": [0, 1], "title": {"text": "Position"}}, "yaxis": {"anchor": "x", "domain": [0, 1], "title": {"text": "Height"}}}}
